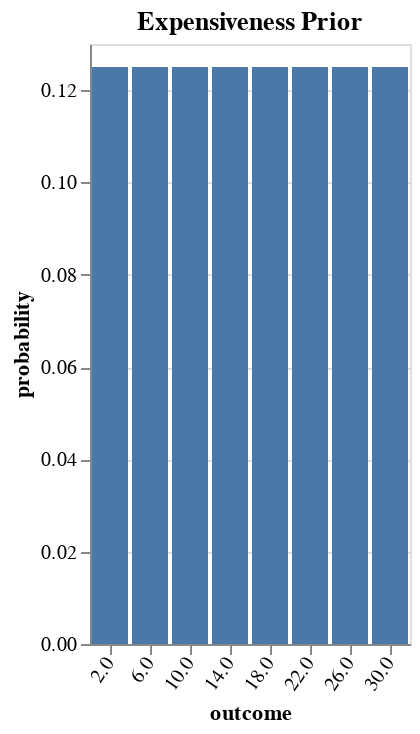

The code cell stored with this chart in its notebook:
### Code cell
thresholdPrior :: Model Double
thresholdPrior = unif [price w | w <- universe]

vlShow . titled "Expensiveness Prior" . barFromDist <$> enumD thresholdPrior

### Figure 1 — Vega-Lite specification as saved in the notebook (floating-point values rounded to 4 significant figures)
{"$schema": "https://vega.github.io/schema/vega-lite/v3.json", "layer": [{"$schema": "https://vega.github.io/schema/vega-lite/v3.json", "data": {"values": [{"outcome": "2.0", "probability": 0.125}, {"outcome": "6.0", "probability": 0.125}, {"outcome": "10.0", "probability": 0.125}, {"outcome": "14.0", "probability": 0.125}, {"outcome": "18.0", "probability": 0.125}, {"outcome": "22.0", "probability": 0.125}, {"outcome": "26.0", "probability": 0.125}, {"outcome": "30.0", "probability": 0.125}]}, "description": "", "encoding": {"x": {"axis": {"labelAngle": -55}, "field": "outcome", "scale": {"rangeStep": 30}, "sort": null, "type": "ordinal"}, "y": {"field": "probability", "type": "quantitative"}}, "mark": "bar"}], "title": "Expensiveness Prior"}
